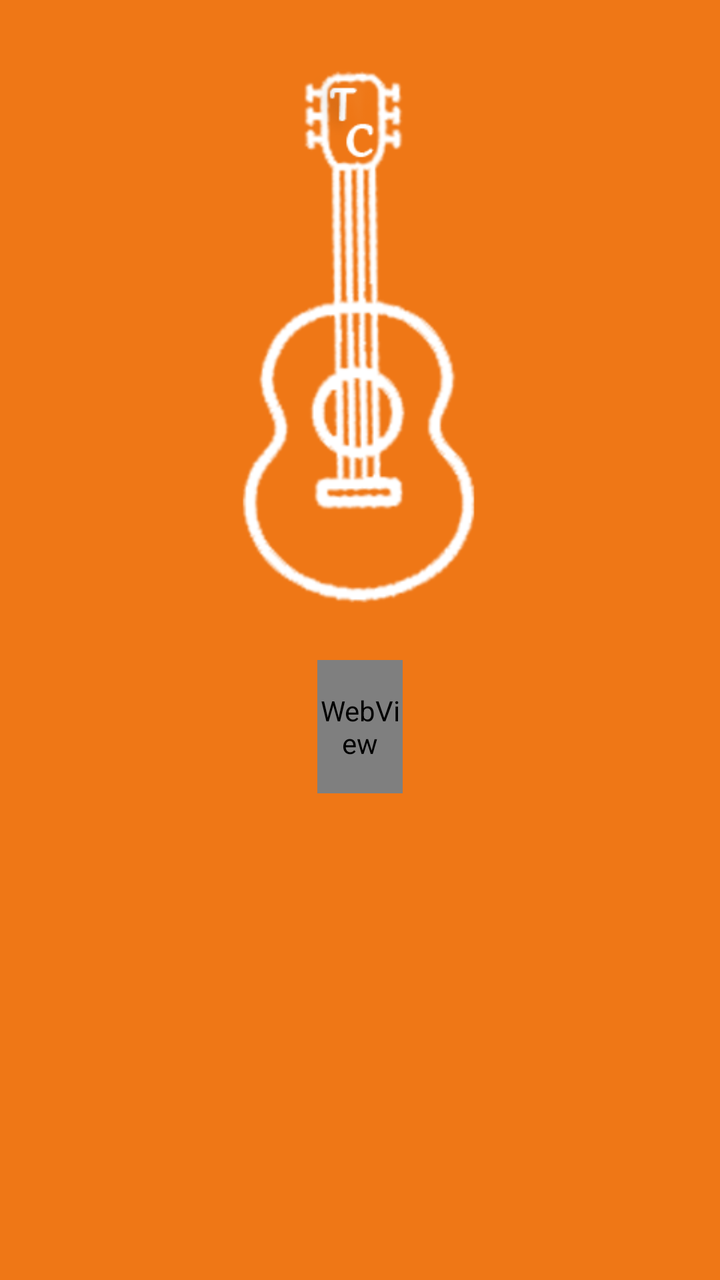
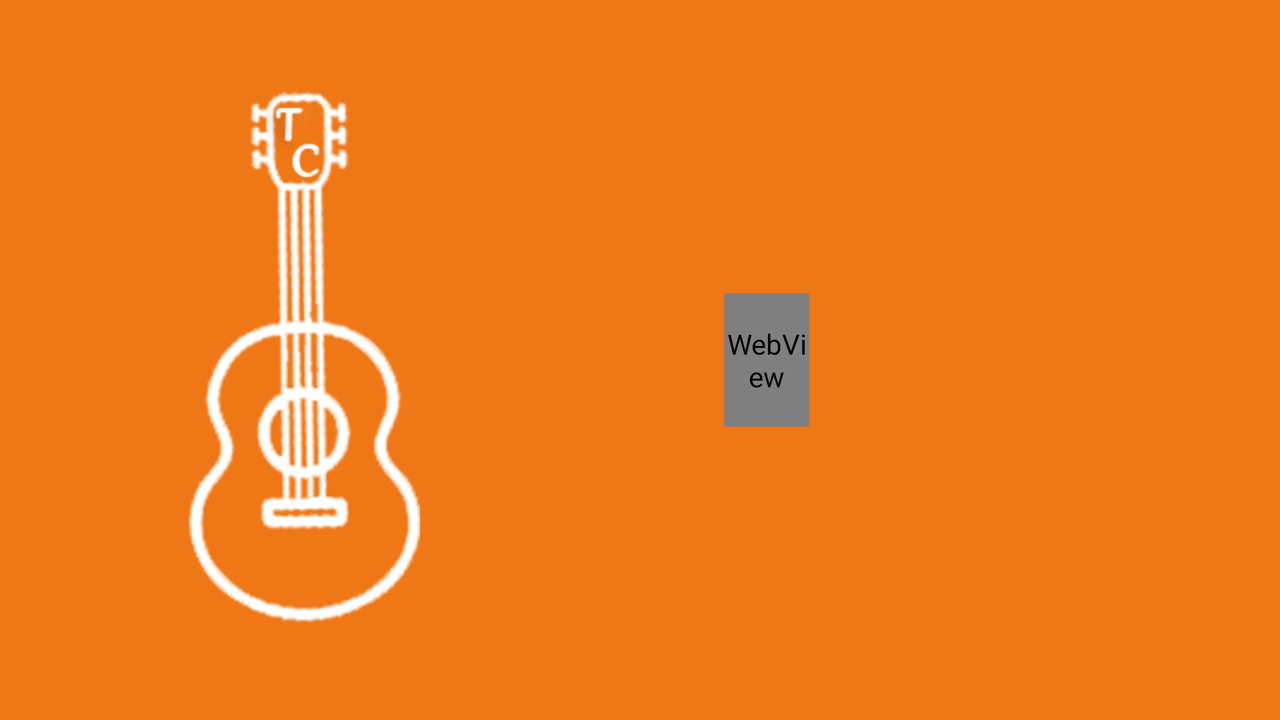

An Android layout and its configuration variant, each rendered on a device that would load it. The default file and the variant file are quoted in full after the pictures.
<!-- AndroidManifest.xml: application theme AppTheme -->
<!-- res/layout/activity_main.xml -->
<?xml version="1.0" encoding="utf-8"?>
<RelativeLayout xmlns:android="http://schemas.android.com/apk/res/android"
    xmlns:tools="http://schemas.android.com/tools"
    android:layout_width="match_parent"
    android:layout_height="match_parent"
    android:background="@color/colorPrimary"
    tools:context="com.jefrienalvizures.tonechord.MainActivity">


    <ImageView
        android:layout_width="250dp"
        android:layout_height="300dp"
        android:id="@+id/imageView"
        android:src="@drawable/icon_guitar"
        android:layout_alignParentTop="true"
        android:layout_marginTop="20dp"
        android:layout_marginBottom="10dp"
        android:layout_centerHorizontal="true" />

    <WebView
        android:layout_width="128px"
        android:layout_height="200px"
        android:id="@+id/webView"
        android:layout_below="@+id/imageView"
        android:layout_centerHorizontal="true" />




</RelativeLayout>
<!-- resources referenced by this layout -->
<resources>
  <color name="colorPrimary">#ef7716</color>
  <!-- drawable icon_guitar: png bitmap (drawable, 22843 bytes) -->
  <style name="AppTheme" parent="Theme.AppCompat.Light.DarkActionBar">
          
          <item name="colorPrimary">@color/colorPrimary</item>
          <item name="colorPrimaryDark">@color/colorPrimaryDark</item>
          <item name="colorAccent">@color/colorAccent</item>
          <item name="windowActionBar">false</item>
          <item name="windowNoTitle">true</item>
      </style>
  <color name="colorPrimaryDark">#ca6512</color>
  <color name="colorAccent">#ed964f</color>
</resources>
<!-- res/layout-land/activity_main.xml (the repository's variant of the layout above) -->
<!-- drawn on the phone turned sideways -->
<?xml version="1.0" encoding="utf-8"?>
<RelativeLayout xmlns:android="http://schemas.android.com/apk/res/android"
    xmlns:tools="http://schemas.android.com/tools"
    android:layout_width="match_parent"
    android:layout_height="match_parent"
    android:background="@color/colorPrimary"
    tools:context="com.jefrienalvizures.tonechord.MainActivity">


    <ImageView
        android:layout_width="250dp"
        android:layout_height="300dp"
        android:id="@+id/imageView"
        android:src="@drawable/icon_guitar"
        android:layout_centerVertical="true"
        android:layout_alignParentLeft="true"
        android:layout_alignParentStart="true"
        android:layout_marginLeft="28dp"
        android:layout_marginStart="28dp" />

    <WebView
        android:layout_width="128px"
        android:layout_height="200px"
        android:id="@+id/webView"
        android:layout_centerVertical="true"
        android:layout_toRightOf="@+id/imageView"
        android:layout_toEndOf="@+id/imageView"
        android:layout_marginLeft="84dp"
        android:layout_marginStart="84dp" />




</RelativeLayout>
